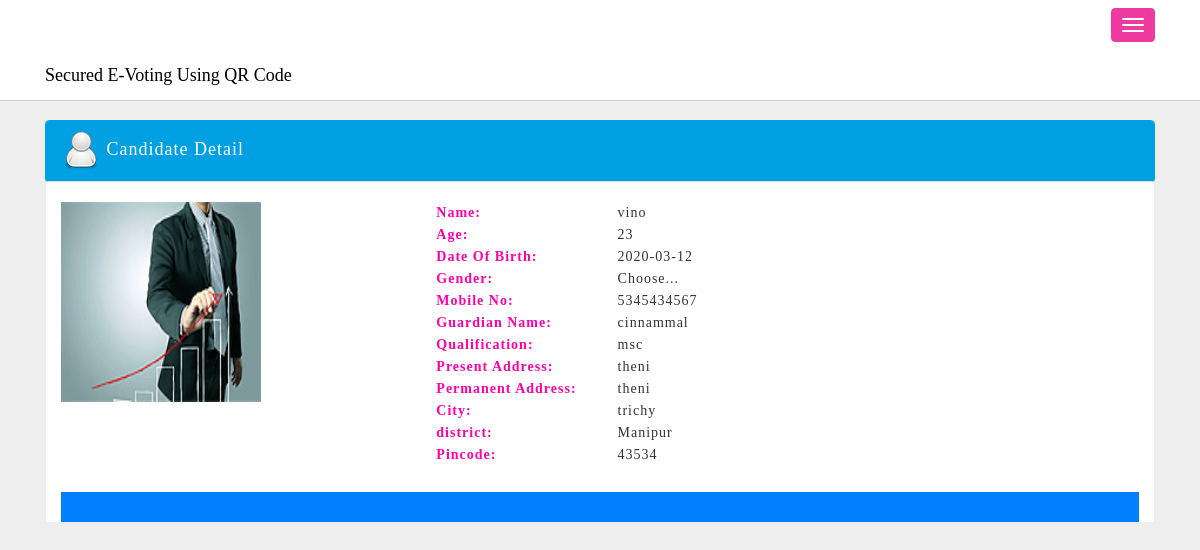
/e-voting_md/admin/view_candidate.php?cid=8 (signed in), run on the app's committed database.
### tables this page shows
CREATE TABLE `condidate` (
  `cid` int(11) NOT NULL auto_increment,
  `name` varchar(233) NOT NULL,
  `fname` varchar(233) NOT NULL,
  `age` varchar(23) NOT NULL,
  `dob` varchar(233) NOT NULL,
  `gender` varchar(233) NOT NULL,
  `gname` varchar(233) NOT NULL,
  `qualification` varchar(233) NOT NULL,
  `pre_address` varchar(233) NOT NULL,
  `per_address` varchar(233) NOT NULL,
  `city` varchar(233) NOT NULL,
  `state` varchar(233) NOT NULL,
  `pincode` varchar(233) NOT NULL,
  `photo` varchar(255) NOT NULL,
  `status` int(11) NOT NULL,
  `mobile` varchar(23) NOT NULL,
  `election` varchar(225) NOT NULL,
  PRIMARY KEY  (`cid`)
);

### e-voting_md/admin/view_candidate.php (the view, shortened to what this page needs)
<!DOCTYPE html>
<html lang="en">
<head>
    <link href="assets/css/bootstrap.css" rel="stylesheet">
    <link href="assets/css/mobile.css" rel="stylesheet">
</head>
<body>
    <nav class="navbar navbar-inverse navbar-fixed-top" role="navigation">
        <div class="container" id="menu">
			<div class="navbar-header">
                <button type="button" class="navbar-toggle" id="collapse-btn" data-toggle="collapse" data-target=".navbar-ex1-collapse">
                    <span class="icon-bar"></span>
                    <span class="icon-bar"></span>
                    <span class="icon-bar"></span>
                </button>
                 <a class="navbar-brand col-lg-12" id="brand" style="color:black;">
						<span style="font-family:elephant">Secured E-Voting Using QR Code</span>
				</a>
            </div>
		</div>
    </nav>
    <div class="container">
		<div class="row-fluid mtop120">
			<div class="col-lg-12 ">
				<div class="panel panel-default bg-white">
						<div class="panel-heading hidden-xs">
							<img src="images/user.png" alt="">
								Candidate Detail
						</div>
						<?php
						$cid=$_REQUEST['cid'];
						$select=mysql_query("select * from condidate where cid=$cid");
						$row=mysql_fetch_array($select); ?>
					<div class="col-lg-12 col-md-12 col-sm-12 col-xs-12 bg-white">
						<div class="col-md-4 mtop20 pbot20">
							<div class="row">
								<img src="../candidate/<?php echo $row['photo'] ?>" width="200" height="200">
							</div>
						</div>
						<div class="col-md-7 mtop20 pbot20">
							<table>
									<tr style="margin-top:20px"><th style="color:#FF00AA">Name:</th><td style="padding-left:40px"><?php echo $row['name'] ?></td></tr>
									<tr style="margin-top:10px"><th style="color:#FF00AA">Age:</th><td style="padding-left:40px"><?php echo $row['age'] ?></td></tr>
									<tr style="margin-top:10px"><th style="color:#FF00AA">Date Of Birth:</th><td style="padding-left:40px"><?php echo $row['dob'] ?></td></tr>
									<tr style="margin-top:10px"><th style="color:#FF00AA">Gender:</th><td style="padding-left:40px"><?php echo $row['gender'] ?></td></tr>
									<tr style="margin-top:10px"><th style="color:#FF00AA">Mobile No:</th><td style="padding-left:40px"><?php echo $row['mobile'] ?></td></tr>
									<tr style="margin-top:10px"><th style="color:#FF00AA">Guardian Name:</th><td style="padding-left:40px"><?php echo $row['gname'] ?></td></tr>
									<tr style="margin-top:10px"><th style="color:#FF00AA">Qualification:</th><td style="padding-left:40px"><?php echo $row['qualification'] ?></td></tr>
									<tr style="margin-top:10px"><th style="color:#FF00AA">Present Address:</th><td style="padding-left:40px"><?php echo $row['pre_address'] ?></td></tr>
									<tr style="margin-top:10px"><th style="color:#FF00AA">Permanent Address:</th><td style="padding-left:40px"><?php echo $row['per_address'] ?></td></tr>
									<tr style="margin-top:10px"><th style="color:#FF00AA">City:</th><td style="padding-left:40px"><?php echo $row['city'] ?></td></tr>
									<tr style="margin-top:10px"><th style="color:#FF00AA">district:</th><td style="padding-left:40px"><?php echo $row['state'] ?></td></tr>
									<tr style="margin-top:10px"><th style="color:#FF00AA">Pincode:</th><td style="padding-left:40px"><?php echo $row['pincode'] ?></td></tr>
								</table>
						</div>
						<div style="height:30px;background:#007FFF;margin-top:310px">
						</div>
					</div>
					</div>
				</div>
			</div>
		</div>
</body>
</html>

### e-voting_md/admin/assets/css/mobile.css (style rules this page uses)
.mtop20 { margin-top : 20px; }
.mtop120 { margin-top : 120px; }
.pbot20 { padding-bottom : 20px; }
.bg-white { background : #ffffff; }
a,a:hover { text-decoration : none; color : #ffffff; }
body { background : #eee; }
.navbar-fixed-top { background : #fff; border : none; font-family : Corbert-Regular; border-bottom : 1px solid #cccccc; }
#collapse-btn { background : #EE3A9F; border : 1px solid #EE3A9F; }
.panel { border : 1px solid #00A0E3; font-family : Corbert-Regular; letter-spacing : 1px; }
.panel-default > .panel-heading { background : #00A0E3; color : #fff; font-family : Corbert-Regular; font-size : 18px; }
@media (max-width: 1200px) { .navbar-header { float: none; } }
@media (max-width: 1200px) { .navbar-toggle { display: block; } }

### e-voting_md/admin/view_candidate.php (style rules this page uses)
table tr td { margin-left:20px; }

### data on the page
condidate: photo (picture), name "vino", age "23", dob "2020-03-12", gender "Choose...", mobile "5345434567", gname "cinnammal", qualification "msc", pre_address "theni", per_address "theni", city "trichy", state "Manipur", pincode "43534"
